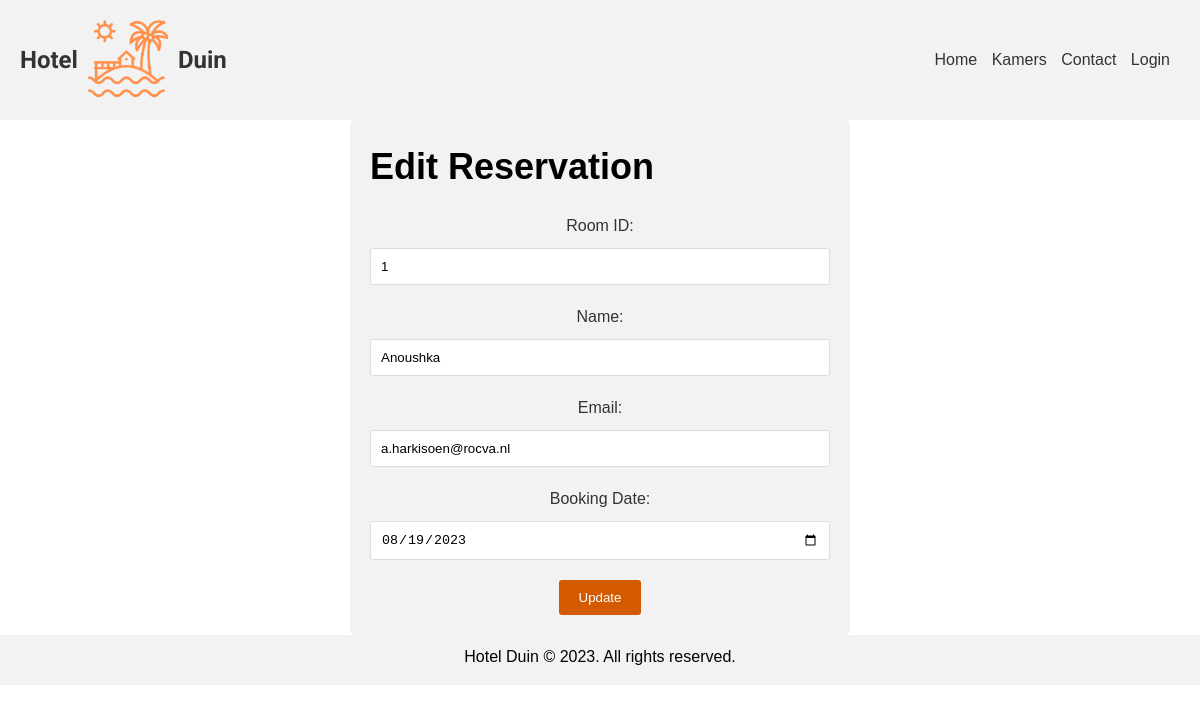
Page /edit_reservation.php?id=29 (signed in) on the committed database.
### tables this page shows
CREATE TABLE `huur` (
  `id` int(11) NOT NULL,
  `kamer_id` int(11) DEFAULT NULL,
  `naam` varchar(255) DEFAULT NULL,
  `email` varchar(255) DEFAULT NULL,
  `boekingsdatum` date DEFAULT NULL,
  `timestamp` timestamp NOT NULL DEFAULT current_timestamp(),
  `beschikbaarheid` varchar(255) DEFAULT NULL
);

### edit_reservation.php (the view, shortened to what this page needs)
<?php
include 'resources/db_connect.php';
$reservationId = $_GET['id'];
try {
    $stmt = $conn->prepare("SELECT * FROM terduin.huur WHERE id = :id");
    $stmt->bindParam(':id', $reservationId);
    $stmt->execute();
    $reservation = $stmt->fetch(PDO::FETCH_ASSOC);
} catch (PDOException $e) {
    echo "Error executing the query: " . $e->getMessage();
}
?>
<!DOCTYPE html>
<html lang="en">
<head>
    <link rel="stylesheet" href="./style.css">
</head>
<body>
    <?php include './resources/header.php'; ?>
    <div class="form-container">
        <h2>Edit Reservation</h2>
        <form action="<?php echo $_SERVER['PHP_SELF'] . '?id=' . $reservationId; ?>" method="POST">
            <label for="room_id">Room ID:</label>
            <input type="text" id="room_id" name="room_id" value="<?php echo $reservation['kamer_id']; ?>" required>
            <label for="name">Name:</label>
            <input type="text" id="name" name="name" value="<?php echo $reservation['naam']; ?>" required>
            <label for="email">Email:</label>
            <input type="email" id="email" name="email" value="<?php echo $reservation['email']; ?>" required>
            <label for="booking_date">Booking Date:</label>
            <input type="date" id="booking_date" name="booking_date" value="<?php echo $reservation['boekingsdatum']; ?>" required>
            <input type="submit" value="Update">
        </form>
    </div>
    <?php include './resources/footer.php'; ?>
</body>
</html>

### style.css (style rules this page uses)
* { margin: 0; padding: 0; box-sizing: border-box; }
body { font-family: Arial, sans-serif; line-height: 1.5; }
h2 { font-size: 36px; margin: 0; }
form { text-align: center; }
form label { display: block; margin-bottom: 5px; color: #333; }
form input[type="text"], form input[type="email"], form input[type="date"] { width: 100%; padding: 8px; margin-bottom: 10px; border: 1px solid #ccc; border-radius: 4px; }
form input[type="submit"] { display: inline-block; padding: 10px 20px; background-color: #FF6F00; color: #fff; text-decoration: none; border-radius: 4px; transition: background-color 0.3s; cursor: pointer; }
form { margin-top: 20px; }
label { display: block; margin-bottom: 5px; }
input[type="text"], input[type="email"], input[type="date"] { width: 100%; padding: 10px; margin-bottom: 10px; }
input[type="submit"] { padding: 10px 20px; background-color: #FF6F00; color: #fff; border: none; cursor: pointer; }
.form-container { max-width: 500px; margin: 0 auto; background-color: #f2f2f2; padding: 20px; border-radius: 5px; }
.form-container label { display: block; margin-bottom: 10px; }
.form-container input[type="text"], .form-container input[type="email"], .form-container input[type="date"] { width: 100%; padding: 10px; margin-bottom: 20px; border-radius: 3px; border: 1px solid #ddd; }
.form-container input[type="submit"] { background-color: #D45A00; color: white; padding: 10px 20px; border: none; border-radius: 3px; cursor: pointer; }

### rows in the picture
huur: room_id "1", name "Anoushka", email "a.harkisoen@rocva.nl", booking_date "08/19/2023"
